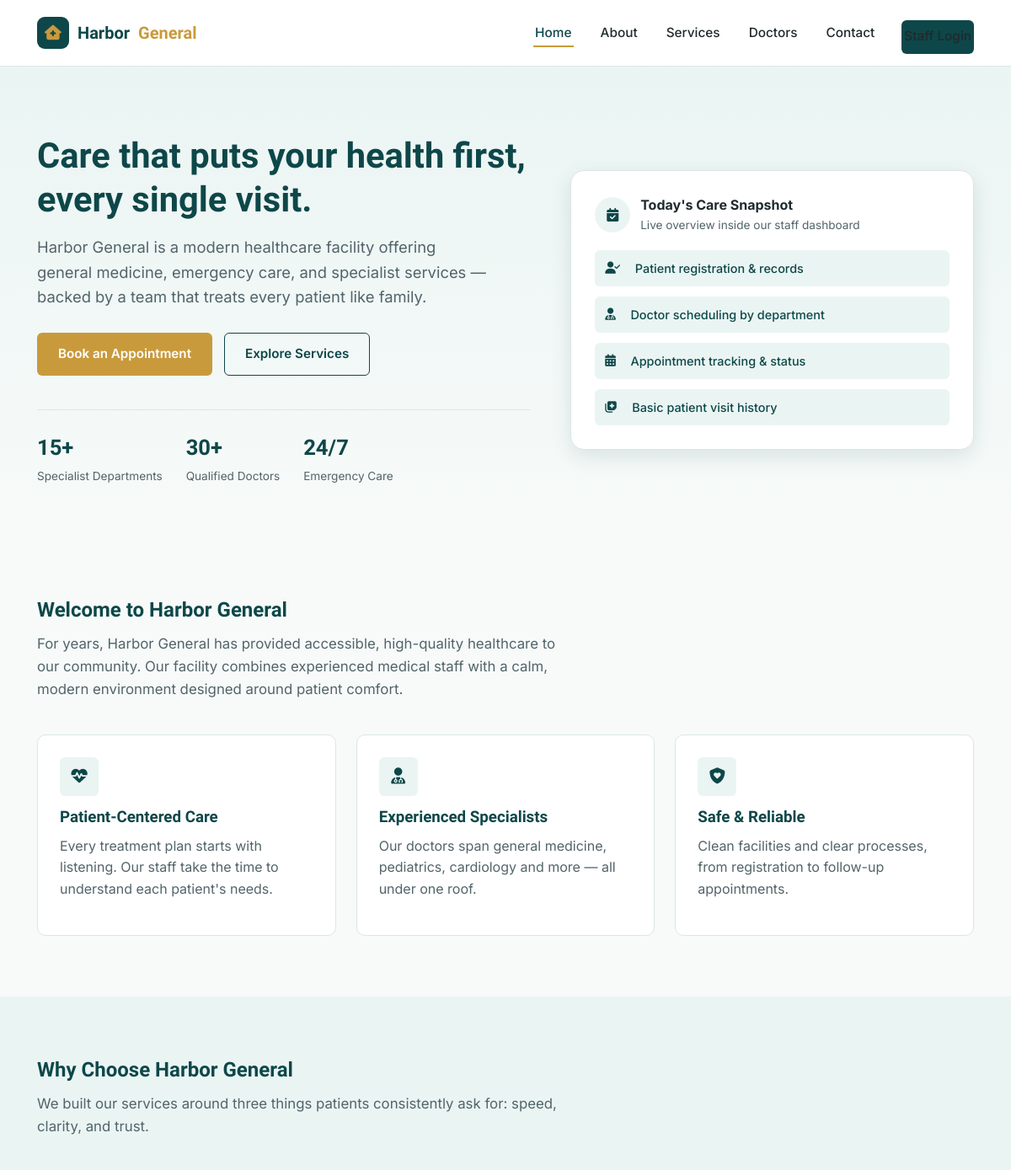
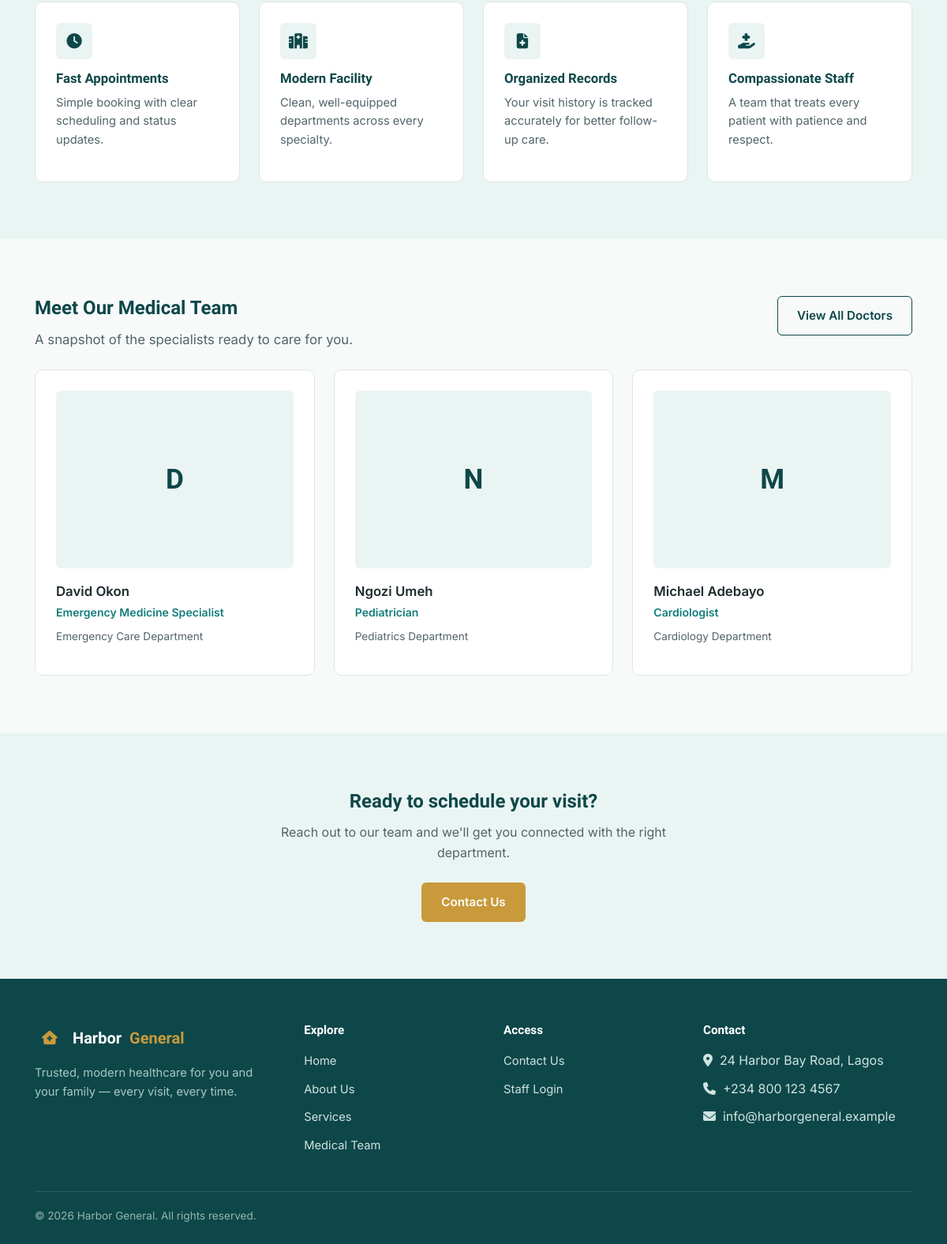
The page / on the database its author committed (2 pictures, top to bottom).
### tables this page shows
CREATE TABLE doctors (
    id INT AUTO_INCREMENT PRIMARY KEY,
    full_name VARCHAR(100) NOT NULL,
    specialty VARCHAR(100) NOT NULL,
    department VARCHAR(100) NOT NULL,
    phone VARCHAR(30) NOT NULL,
    email VARCHAR(100) NULL,
    status ENUM('Available','Unavailable') NOT NULL DEFAULT 'Available',
    created_at TIMESTAMP DEFAULT CURRENT_TIMESTAMP
);

### index.php (the view, shortened to what this page needs)
<?php
require_once 'includes/db.php';
$previewDoctors = [];
try {
    $stmt = $pdo->query("SELECT full_name, specialty, department FROM doctors ORDER BY id DESC LIMIT 3");
    $previewDoctors = $stmt->fetchAll();
} catch (Exception $e) {
    $previewDoctors = [];
}
require_once 'includes/header.php';
?>
<section class="hero">
  <div class="container hero-grid">
    <div>
      <h1>Care that puts your health first, every single visit.</h1>
      <p class="lede">Harbor General is a modern healthcare facility offering general medicine, emergency care, and specialist services — backed by a team that treats every patient like family.</p>
      <div class="hero-actions">
        <a href="contact.php" class="btn btn-accent">Book an Appointment</a>
        <a href="services.php" class="btn btn-outline">Explore Services</a>
      </div>
      <div class="hero-stats">
        <div class="hero-stat"><strong>15+</strong><span>Specialist Departments</span></div>
        <div class="hero-stat"><strong>30+</strong><span>Qualified Doctors</span></div>
        <div class="hero-stat"><strong>24/7</strong><span>Emergency Care</span></div>
      </div>
    </div>
    <div class="hero-art">
      <div class="hero-art-header">
        <span class="dot"><i class="fa-solid fa-calendar-check"></i></span>
        <div>
          <strong>Today's Care Snapshot</strong>
          <p class="small" style="margin:0;">Live overview inside our staff dashboard</p>
        </div>
      </div>
      <ul class="hero-art-list">
        <li><i class="fa-solid fa-user-check"></i>&nbsp; Patient registration &amp; records</li>
        <li><i class="fa-solid fa-user-doctor"></i>&nbsp; Doctor scheduling by department</li>
        <li><i class="fa-solid fa-calendar-days"></i>&nbsp; Appointment tracking &amp; status</li>
        <li><i class="fa-solid fa-notes-medical"></i>&nbsp; Basic patient visit history</li>
      </ul>
    </div>
  </div>
</section>
<section class="section">
  <div class="container">
    <div class="section-header">
      <h2>Welcome to Harbor General</h2>
      <p>For years, Harbor General has provided accessible, high-quality healthcare to our community. Our facility combines experienced medical staff with a calm, modern environment designed around patient comfort.</p>
    </div>
    <div class="grid grid-3">
      <div class="card">
        <span class="icon-badge"><i class="fa-solid fa-heart-pulse"></i></span>
        <h3>Patient-Centered Care</h3>
        <p>Every treatment plan starts with listening. Our staff take the time to understand each patient's needs.</p>
      </div>
      <div class="card">
        <span class="icon-badge"><i class="fa-solid fa-user-doctor"></i></span>
        <h3>Experienced Specialists</h3>
        <p>Our doctors span general medicine, pediatrics, cardiology and more — all under one roof.</p>
      </div>
      <div class="card">
        <span class="icon-badge"><i class="fa-solid fa-shield-heart"></i></span>
        <h3>Safe &amp; Reliable</h3>
        <p>Clean facilities and clear processes, from registration to follow-up appointments.</p>
      </div>
    </div>
  </div>
</section>
<section class="section section-tint">
  <div class="container">
    <div class="section-header">
      <h2>Why Choose Harbor General</h2>
      <p>We built our services around three things patients consistently ask for: speed, clarity, and trust.</p>
    </div>
    <div class="grid grid-4">
      <div class="card">
        <span class="icon-badge"><i class="fa-solid fa-clock"></i></span>
        <h3 style="font-size:1.05rem;">Fast Appointments</h3>
        <p style="font-size:0.92rem;">Simple booking with clear scheduling and status updates.</p>
      </div>
      <div class="card">
        <span class="icon-badge"><i class="fa-solid fa-hospital"></i></span>
        <h3 style="font-size:1.05rem;">Modern Facility</h3>
        <p style="font-size:0.92rem;">Clean, well-equipped departments across every specialty.</p>
      </div>
      <div class="card">
        <span class="icon-badge"><i class="fa-solid fa-file-medical"></i></span>
        <h3 style="font-size:1.05rem;">Organized Records</h3>
        <p style="font-size:0.92rem;">Your visit history is tracked accurately for better follow-up care.</p>
      </div>
      <div class="card">
        <span class="icon-badge"><i class="fa-solid fa-hand-holding-medical"></i></span>
        <h3 style="font-size:1.05rem;">Compassionate Staff</h3>
        <p style="font-size:0.92rem;">A team that treats every patient with patience and respect.</p>
      </div>
    </div>
  </div>
</section>
<section class="section">
  <div class="container">
    <div class="pagetitle-row">
      <div class="section-header" style="margin-bottom:0;">
        <h2>Meet Our Medical Team</h2>
        <p>A snapshot of the specialists ready to care for you.</p>
      </div>
      <a href="doctors.php" class="btn btn-outline">View All Doctors</a>
    </div>
    <?php if (count($previewDoctors) > 0): ?>
      <div class="grid grid-3">
        <?php foreach ($previewDoctors as $doc): ?>
          <div class="card doctor-card">
            <div class="doctor-photo">
              <?= htmlspecialchars(strtoupper(substr($doc['full_name'], 0, 1))) ?>
            </div>
            <div class="doctor-name" style="font-weight:600;"><?= htmlspecialchars($doc['full_name']) ?></div>
            <div class="doctor-specialty"><?= htmlspecialchars($doc['specialty']) ?></div>
            <div class="doctor-meta"><?= htmlspecialchars($doc['department']) ?> Department</div>
          </div>
        <?php endforeach; ?>
      </div>
    <?php endif; ?>
  </div>
</section>
<section class="section section-tint">
  <div class="container text-center">
    <h2>Ready to schedule your visit?</h2>
    <p style="max-width:52ch;margin:0 auto 24px;">Reach out to our team and we'll get you connected with the right department.</p>
    <a href="contact.php" class="btn btn-accent">Contact Us</a>
  </div>
</section>
<?php require_once 'includes/footer.php'; ?>

### rows shown on the page
doctors: full_name "D", full_name "David Okon", specialty "Emergency Medicine Specialist", department "Emergency Care"
doctors: full_name "N", full_name "Ngozi Umeh", specialty "Pediatrician", department "Pediatrics"
doctors: full_name "M", full_name "Michael Adebayo", specialty "Cardiologist", department "Cardiology"
